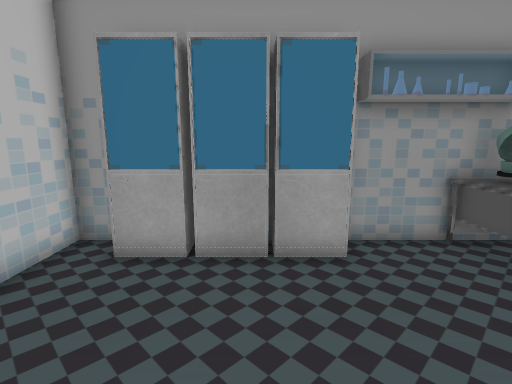
view 1 (above)

18 first-person views from a walk through a Unity game level. The camera is 1.3 m above the floor, tilts 10° down and sees 85° across. The floor is counted in squares, 0.5 m on a side. Each view is taken from the middle of a square. On the plan, view 1 faces up. The plan holds only what a view shows up to about 19 squares ahead; the rest is blank. The player is left out. Some animated figures are not drawn.

view 2
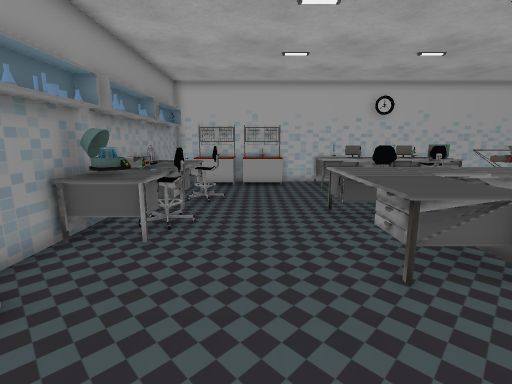

view 3
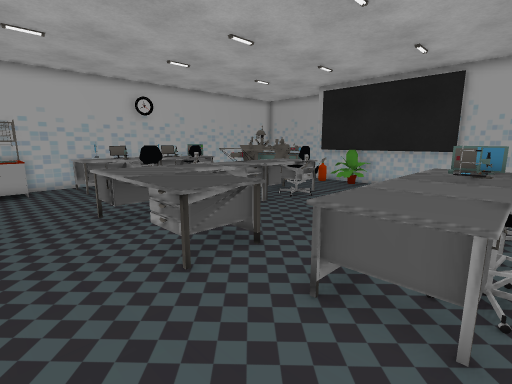

view 4
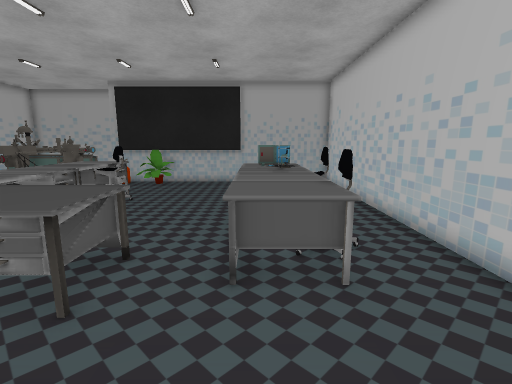

view 5
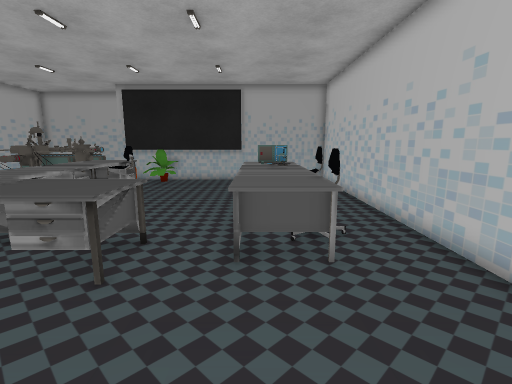

view 6
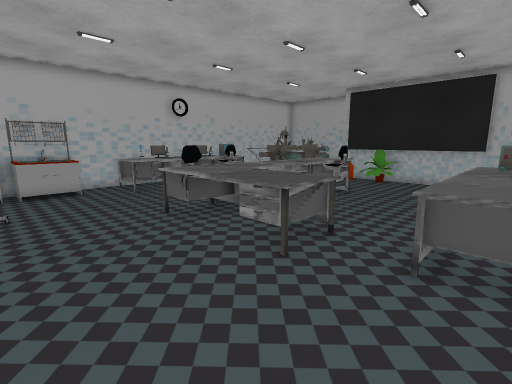

view 7
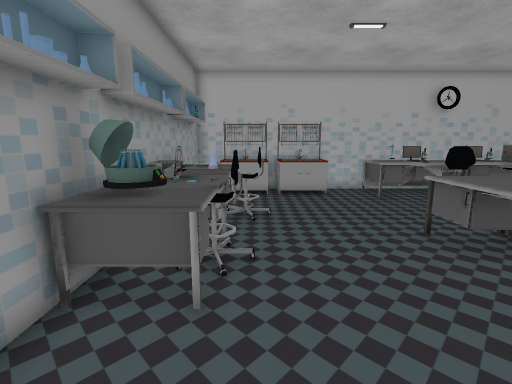

view 8
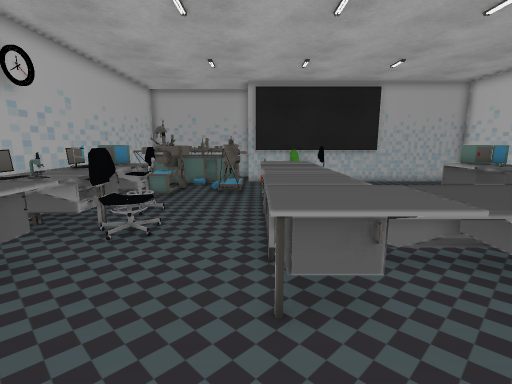

view 9
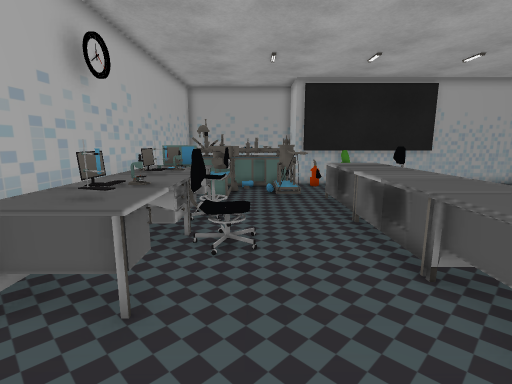

view 10
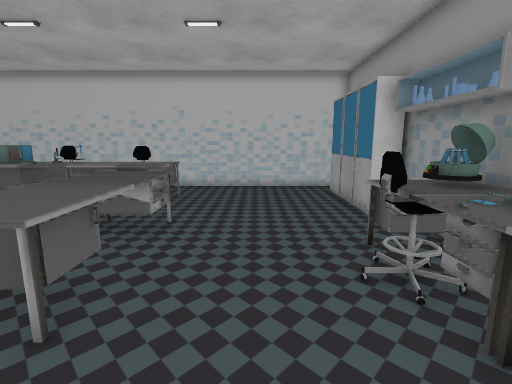

view 11
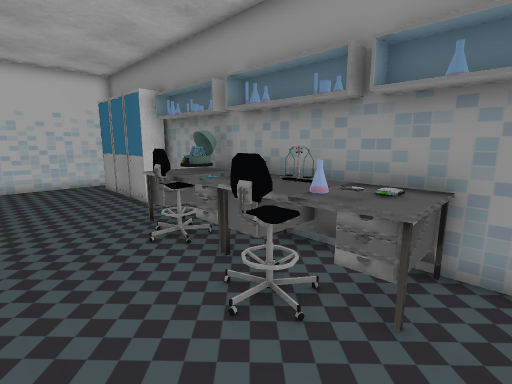

view 12
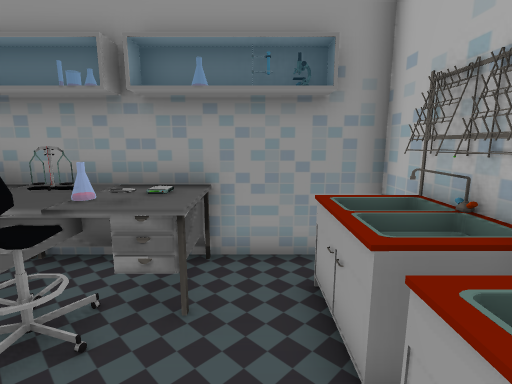

view 13
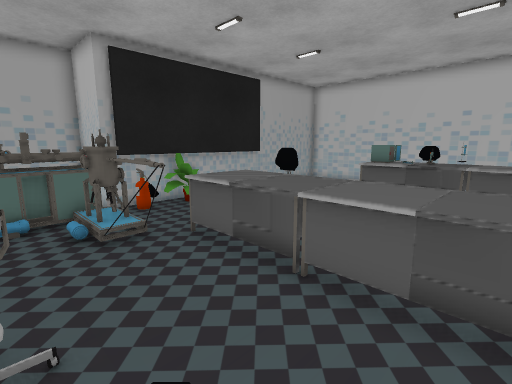

view 14
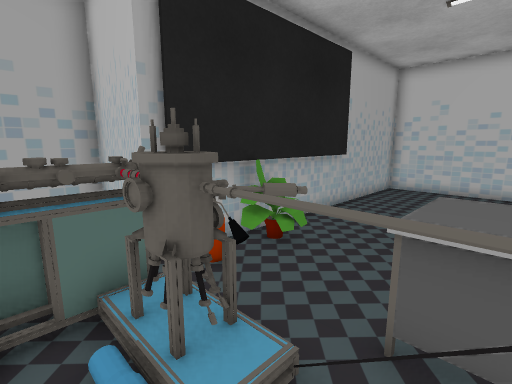

view 15
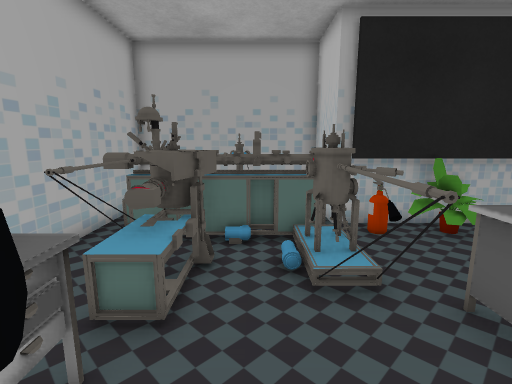

view 16
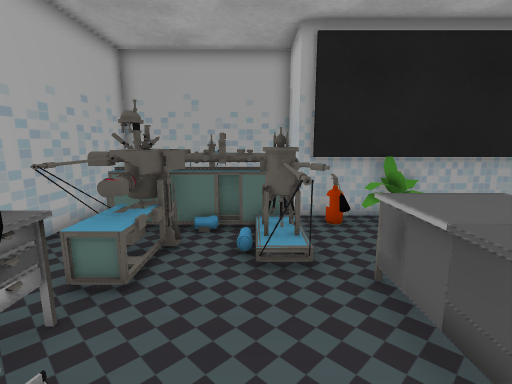

view 17
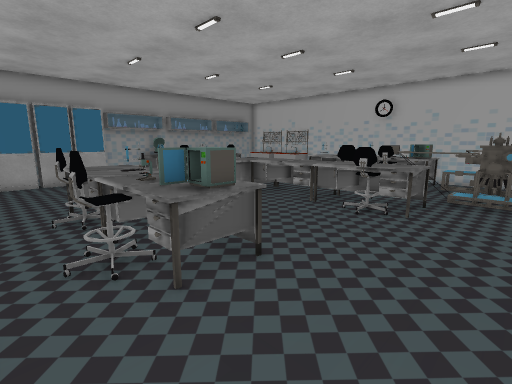

view 18
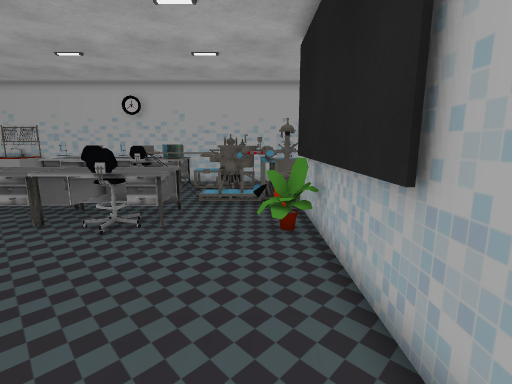

### Floor plan
Key: @ floor where view 1 was taken; # wall or solid block; x gap in a wall; . floor; = window, fence, low wall or low ledge; ^ raised ledge; C cupboard; T table; H chair; M computer; E fire extinguisher; F flower; L flask; O other object.
Columns run from 5 left of view 1 to 17 right of it. Each row starts with its distance up from view 1.
  7 ## CC#C#####TT#OCT#####
  6 #.CCCCCC..T#TTTTLTT..^#
  5 #.........TTHTTTLTT.^^#
  4 #...........H...H...^^#
  3 #...................^^#
  2 #...................^^#
  1 #...................^ #
  0 #....@...............=#
 -1 #.......TTTTTTT.......#
 -2 #..TTTT.TTTTTTT....TTT#
 -3 #..HTTT.TTTTTTT....TTT#
 -4 #..HTTT....TTTT....TMM#
 -5 #..TTTT....TTTT...HHTT#
 -6 #..TTTT....TTTT....TTT#
 -7 #..HTTT....TTTT...HHMM#
 -8 #.HHTTT....TTTT...HHTT#
 -9 #..TTTT....HTTT#...T#T#
-10 #..TTT.....HTTT#=..TTT#
-11 #..........TTTT#=.^^#.#
-12 #.............=#=..^#.#
-13 #..............#=.^^#.#
-14 #..............####^#=#
-15 #...........EF=#====#.#
-16 ################ ####x#
-17               #       #
-18               #       #

Positions as (right, up) in squares from view 1, and headings:
1: (0, 0), facing up
2: (-2, 2), facing right
3: (-2, 2), facing down-right
4: (0, 3), facing down
5: (0, 4), facing down
6: (-1, 4), facing down-right
7: (1, 4), facing right
8: (9, 3), facing down
9: (12, 2), facing down
10: (12, 2), facing left
11: (14, 1), facing up-left
12: (14, 1), facing up
13: (13, -4), facing down-left
14: (12, -10), facing down-left
15: (12, -7), facing down
16: (11, -6), facing down
17: (-4, -14), facing up-right
18: (-2, -14), facing right
